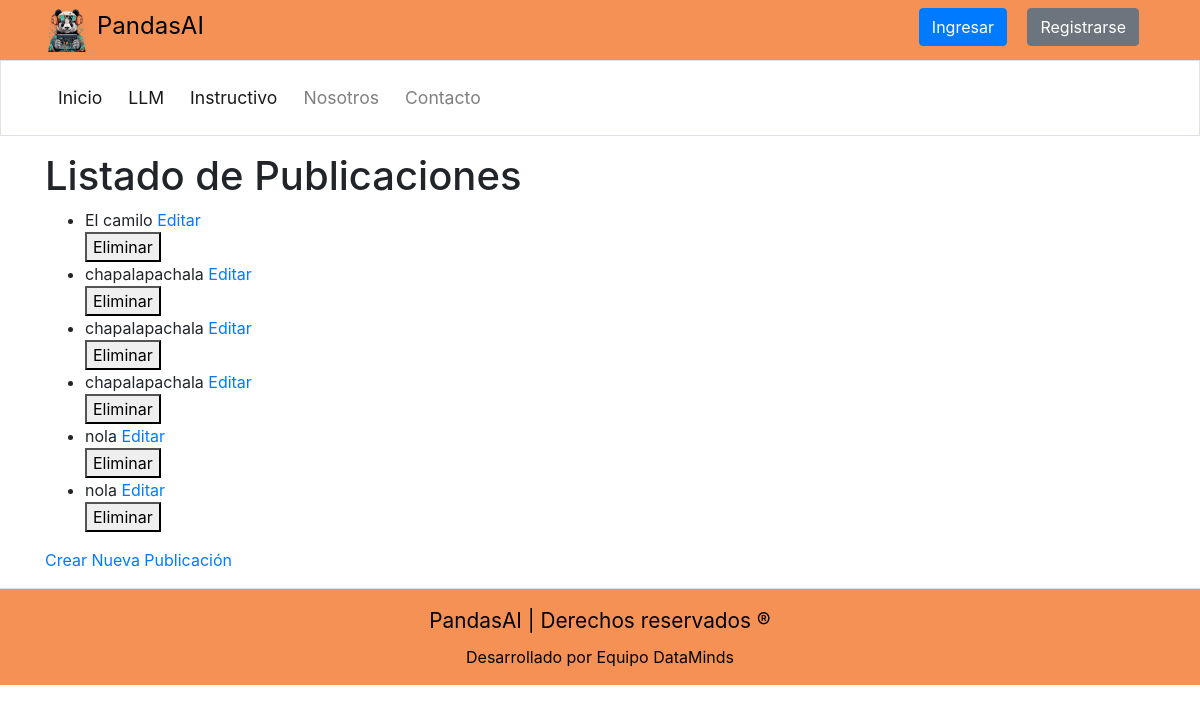
Page /listar_publicacion/ on the committed database.
### home/models.py (models this page shows, shortened)
class Publicacion(models.Model):
    titulo = models.CharField(max_length=200)
    contenido = models.TextField()
    imagen = models.ImageField(upload_to='imagenes/', blank=True, null=True)

### home/views.py (the view)
# urls.py: path('listar_publicacion/', views.listar_publicacion, name='listar_publicacion'),
def listar_publicacion(request):
    publicaciones = Publicacion.objects.all()
    return render(request, 'home/publicacion/listar_publicacion.html', {'publicaciones': publicaciones})

### templates/home/publicacion/listar_publicacion.html (shortened to what this page needs)
{% extends "base/layout.html" %}
{% block content %}
<body>
    <h1>Listado de Publicaciones</h1>
    <ul>
      {% for publicacion in publicaciones %}
        <li>
          {{ publicacion.titulo }}
          <a href="{% url 'actualizar_publicacion' publicacion.id %}">Editar</a>
          <form method="post" action="{% url 'eliminar_publicacion' publicacion.id %}">
            <button type="submit" onclick="return confirmarEliminar()">Eliminar</button>
          </form>
        </li>
      {% endfor %}
    </ul>
    <a href="{% url 'crear_publicacion' %}">Crear Nueva Publicación</a>
</body>
{% endblock %}

### static/style.css (style rules this page uses)
a { text-decoration: none !important; }

### rows in the picture
Publicacion: titulo "El camilo"
Publicacion: titulo "chapalapachala"
Publicacion: titulo "chapalapachala"
Publicacion: titulo "chapalapachala"
Publicacion: titulo "nola"
Publicacion: titulo "nola"
